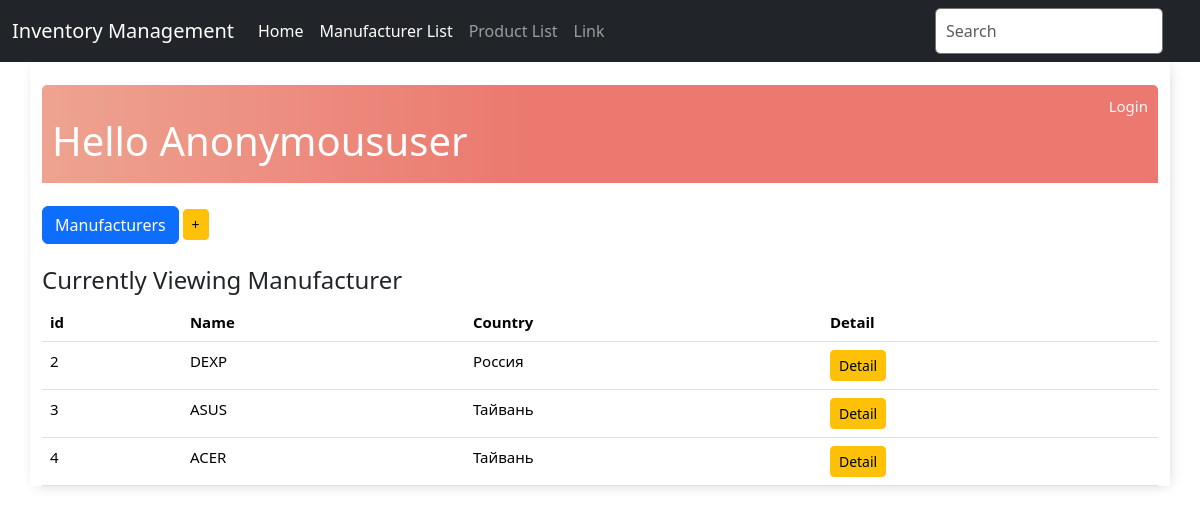
/display_manufacturers/, run on an earlier commit of the app's database.
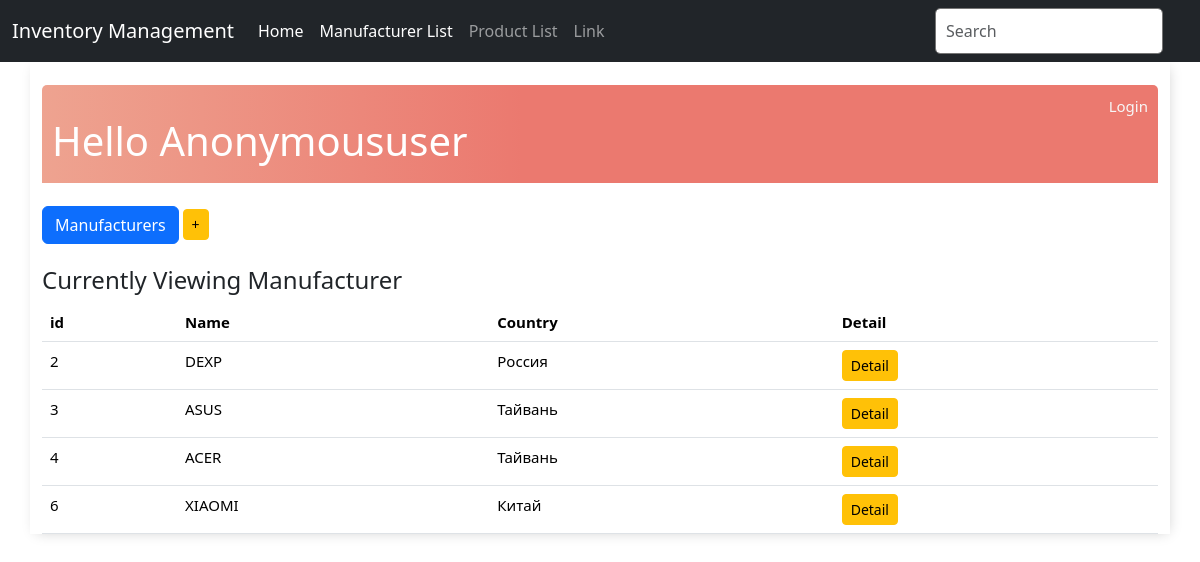
And on a later commit of the database.
### base/models.py (models this page shows, shortened)
class Manufacturer(models.Model):
    name = models.CharField(max_length=100, blank=False)
    country = models.CharField(max_length=100, blank=False)

### base/views.py (the view)
# urls.py: path('display_manufacturers/', views.display_manufacturers, name='display_manufacturers'),
def display_manufacturers(request):
    manufacturers = Manufacturer.objects.all()
    context = {
        'manufacturers': manufacturers,
        'header': 'Manufacturer'
    }
    return render(request, 'manufacturer_list.html', context)

### base/templates/manufacturer_list.html (shortened to what this page needs)
{% extends 'base.html' %}
{% block content %}
<br>
<div class="header-bar">
    <div>
        <br>
        <h1>Hello {{ request.user|title }}</h1>
    </div>
    {% if request.user.is_authenticated %}
    <a href="{% url 'logout' %}">Logout</a>
    {% else %}
    <a href="{% url 'login' %}">Login</a>
    {% endif %}
</div>
<br>
<div class="button-group">
    <a href="{% url 'display_manufacturers' %}" class="btn btn-primary btn-end" role="button">Manufacturers</a>
    <a href="{% url 'add_manufacturer' %}" class="btn btn-warning btn-sm" role="button"> +</a>
</div>
<br>
<h4>Currently Viewing {{ header }}</h4>
<table class="table table-hover">
    <thead>
        <tr>
            <th>id</th>
            <th>Name</th>
            <th>Country</th>
            <th>Detail</th>
        </tr>
    </thead>
    <tbody>
        {% for manufacturer in manufacturers %}
            <tr>
                <td>{{ manufacturer.pk }}</td>
                <td>{{ manufacturer.name }}</td>
                <td>{{ manufacturer.country }}</td>
                <td>
                    <a href="{% url 'manufacturer_detail' manufacturer.pk %}" class="btn btn-warning btn-sm" role="button"> Detail</a>
                </td>
            </tr>
        {% endfor %}
    </tbody>
</table>
{% endblock content %}

What changed in the data, as far as the page shows it:
added Manufacturer: pk "6", name "XIAOMI", country "Китай"
